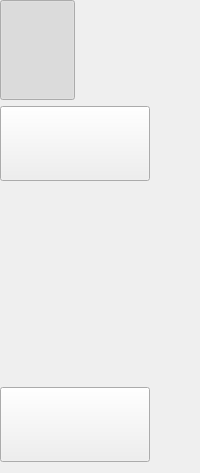
    <widget class="QWidget" name="openedSideBar" native="true">
     <property name="minimumSize">
      <size>
       <width>75</width>
       <height>0</height>
      </size>
     </property>
     <property name="autoFillBackground">
      <bool>false</bool>
     </property>
     <layout class="QVBoxLayout" name="verticalLayout_38">
      <property name="leftMargin">
       <number>0</number>
      </property>
      <property name="topMargin">
       <number>0</number>
      </property>
      <property name="rightMargin">
       <number>0</number>
      </property>
      <item>
       <widget class="QWidget" name="widget_4" native="true">
        <property name="maximumSize">
         <size>
          <width>150</width>
          <height>16777215</height>
         </size>
        </property>
        <layout class="QVBoxLayout" name="verticalLayout_39">
         <property name="leftMargin">
          <number>0</number>
         </property>
         <property name="topMargin">
          <number>0</number>
         </property>
         <property name="rightMargin">
          <number>0</number>
         </property>
         <property name="bottomMargin">
          <number>0</number>
         </property>
         <item>
          <widget class="QWidget" name="menu_option" native="true">
           <property name="minimumSize">
            <size>
             <width>0</width>
             <height>100</height>
            </size>
           </property>
           <property name="maximumSize">
            <size>
             <width>150</width>
             <height>100</height>
            </size>
           </property>
           <layout class="QVBoxLayout" name="verticalLayout_40">
            <property name="spacing">
             <number>0</number>
            </property>
            <property name="leftMargin">
             <number>0</number>
            </property>
            <property name="topMargin">
             <number>0</number>
            </property>
            <property name="rightMargin">
             <number>0</number>
            </property>
            <property name="bottomMargin">
             <number>0</number>
            </property>
            <item>
             <widget class="QPushButton" name="btn0_menu">
              <property name="minimumSize">
               <size>
                <width>75</width>
                <height>100</height>
               </size>
              </property>
              <property name="maximumSize">
               <size>
                <width>75</width>
                <height>100</height>
               </size>
              </property>
              <property name="cursor">
               <cursorShape>PointingHandCursor</cursorShape>
              </property>
              <property name="text">
               <string />
              </property>
              <property name="icon">
               <iconset resource="res_fix.qrc">
                <normaloff>:/sideBar/Icons/SideBar/menu_black.png</normaloff>:/sideBar/Icons/SideBar/menu_black.png</iconset>
              </property>
              <property name="iconSize">
               <size>
                <width>40</width>
                <height>40</height>
               </size>
              </property>
              <property name="checkable">
               <bool>true</bool>
              </property>
              <property name="checked">
               <bool>true</bool>
              </property>
             </widget>
            </item>
           </layout>
          </widget>
         </item>
         <item>
          <widget class="QPushButton" name="btn6_activityLog">
           <property name="minimumSize">
            <size>
             <width>0</width>
             <height>75</height>
            </size>
           </property>
           <property name="cursor">
            <cursorShape>PointingHandCursor</cursorShape>
           </property>
           <property name="text">
            <string />
           </property>
           <property name="icon">
            <iconset resource="res_fix.qrc">
             <normaloff>:/sideBar/Icons/SideBar/activityLog(white).png</normaloff>:/sideBar/Icons/SideBar/activityLog(white).png</iconset>
           </property>
           <property name="iconSize">
            <size>
             <width>40</width>
             <height>40</height>
            </size>
           </property>
          </widget>
         </item>
         <item>
          <spacer name="verticalSpacer">
           <property name="orientation">
            <enum>Qt::Vertical</enum>
           </property>
           <property name="sizeHint" stdset="0">
            <size>
             <width>65</width>
             <height>200</height>
            </size>
           </property>
          </spacer>
         </item>
         <item>
          <widget class="QPushButton" name="btn7_logout">
           <property name="minimumSize">
            <size>
             <width>0</width>
             <height>75</height>
            </size>
           </property>
           <property name="cursor">
            <cursorShape>PointingHandCursor</cursorShape>
           </property>
           <property name="text">
            <string />
           </property>
           <property name="icon">
            <iconset resource="res_fix.qrc">
             <normaloff>:/sideBar/Icons/SideBar/Logout.png</normaloff>:/sideBar/Icons/SideBar/Logout.png</iconset>
           </property>
           <property name="iconSize">
            <size>
             <width>40</width>
             <height>40</height>
            </size>
           </property>
           <property name="checkable">
            <bool>true</bool>
           </property>
           <property name="autoExclusive">
            <bool>false</bool>
           </property>
          </widget>
         </item>
        </layout>
       </widget>
      </item>
     </layout>
    </widget>
